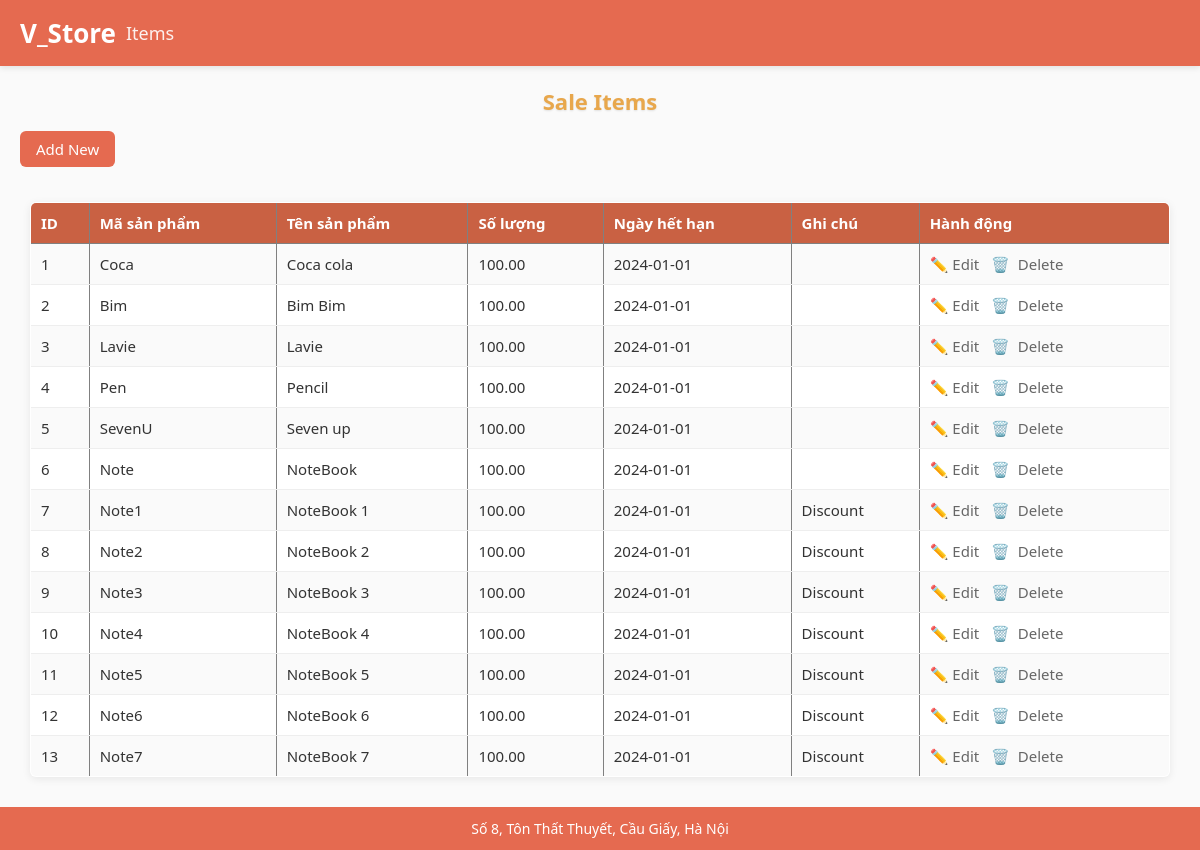
The page / on the database its author committed.
### tables this page shows
CREATE TABLE `item_sale` (
  `id` int(11) NOT NULL,
  `item_code` varchar(6) DEFAULT NULL,
  `item_name` varchar(50) DEFAULT NULL,
  `quantity` decimal(10,2) DEFAULT NULL,
  `expired_date` date DEFAULT NULL,
  `note` varchar(60) DEFAULT NULL
);

### index.php (the view)
<?php
include 'config.php';
?>
<!DOCTYPE html>
<html>
<head>
    <link rel="stylesheet" href="style.css">
</head>
<body>
<header>
    <h1>V_Store</h1><span>Items</span>
</header>
<div class="title-table">Sale Items</div>
<a href="add.php" class="btn-add">Add New</a>
<table>
<table border="1" cellpadding="8" cellspacing="0">
    <tr>
        <th>ID</th>
        <th>Mã sản phẩm</th>
        <th>Tên sản phẩm</th>
        <th>Số lượng</th>
        <th>Ngày hết hạn</th>
        <th>Ghi chú</th>
        <th>Hành động</th>
    </tr>
<?php
$sql = "SELECT * FROM item_sale ORDER BY id";
$result = $conn->query($sql);
if ($result->num_rows > 0) {
    while ($row = $result->fetch_assoc()) {
?>
        <tr>
            <td><?php echo $row['id']; ?></td>
            <td><?php echo $row['item_code']; ?></td>
            <td><?php echo $row['item_name']; ?></td>
            <td><?php echo $row['quantity']; ?></td>
            <td><?php echo $row['expired_date']; ?></td>
            <td><?php echo $row['note']; ?></td>
            <td>
                <a href="edit.php?id=<?php echo $row['id']; ?>" class="icon-edit">Edit</a>
                <a href="delete.php?id=<?php echo $row['id']; ?>" class="icon-delete"
                   onclick="return confirm('Bạn có chắc muốn xóa?');">
                   Delete
                </a>
            </td>
        </tr>
<?php
    }
} else {
    echo "<tr><td colspan='7'>Chưa có sản phẩm nào</td></tr>";
}
?>
</table>
<footer>Số 8, Tôn Thất Thuyết, Cầu Giấy, Hà Nội</footer>
</body>
</html>

### style.css (style rules this page uses)
body { margin: 0; font-family: 'Segoe UI', Tahoma, Geneva, Verdana, sans-serif; background: #fafafa; color: #333; }
header { background: #e56a50; color: #fff; padding: 15px 20px; display: flex; align-items: center; gap: 10px; box-shadow: 0 2px 6px rgba(0, 0, 0, 0.1); }
header h1 { margin: 0; font-size: 26px; font-weight: bold; }
header span { opacity: 0.9; font-size: 18px; }
.btn-add { display: inline-block; background: #e56a50; color: #fff; padding: 8px 16px; border-radius: 6px; text-decoration: none; font-weight: 500; font-size: 15px; margin: 15px 20px; transition: background 0.3s ease, transform 0.2s ease; }
.title-table { text-align: center; color: #e8a74c; font-size: 22px; font-weight: bold; margin-top: 20px; text-shadow: 0 1px 2px rgba(0, 0, 0, 0.1); }
table { width: 95%; margin: 10px auto; border-collapse: collapse; background: #fff; font-size: 15px; box-shadow: 0 2px 8px rgba(0, 0, 0, 0.08); border-radius: 6px; overflow: hidden; }
table th { background: #c96143; color: #fff; padding: 10px; text-align: left; }
table td { padding: 10px; border-bottom: 1px solid #eee; transition: background 0.2s ease; }
table tr:nth-child(even) td { background: #fafafa; }
table td a { text-decoration: none; color: #666; margin-right: 8px; transition: color 0.2s ease, transform 0.2s ease; }
.icon-edit::before { content: "✏️"; margin-right: 4px; }
.icon-delete::before { content: "🗑️"; margin-right: 4px; }
footer { margin-top: 30px; background: #e56a50; color: white; text-align: center; padding: 12px; font-size: 14px; }

### rows shown on the page
item_sale: id "1", item_code "Coca", item_name "Coca cola", quantity "100.00", expired_date "2024-01-01"
item_sale: id "2", item_code "Bim", item_name "Bim Bim", quantity "100.00", expired_date "2024-01-01"
item_sale: id "3", item_code "Lavie", item_name "Lavie", quantity "100.00", expired_date "2024-01-01"
item_sale: id "4", item_code "Pen", item_name "Pencil", quantity "100.00", expired_date "2024-01-01"
item_sale: id "5", item_code "SevenU", item_name "Seven up", quantity "100.00", expired_date "2024-01-01"
item_sale: id "6", item_code "Note", item_name "NoteBook", quantity "100.00", expired_date "2024-01-01"
item_sale: id "7", item_code "Note1", item_name "NoteBook 1", quantity "100.00", expired_date "2024-01-01", note "Discount"
item_sale: id "8", item_code "Note2", item_name "NoteBook 2", quantity "100.00", expired_date "2024-01-01", note "Discount"
item_sale: id "9", item_code "Note3", item_name "NoteBook 3", quantity "100.00", expired_date "2024-01-01", note "Discount"
item_sale: id "10", item_code "Note4", item_name "NoteBook 4", quantity "100.00", expired_date "2024-01-01", note "Discount"
item_sale: id "11", item_code "Note5", item_name "NoteBook 5", quantity "100.00", expired_date "2024-01-01", note "Discount"
item_sale: id "12", item_code "Note6", item_name "NoteBook 6", quantity "100.00", expired_date "2024-01-01", note "Discount"
item_sale: id "13", item_code "Note7", item_name "NoteBook 7", quantity "100.00", expired_date "2024-01-01", note "Discount"
